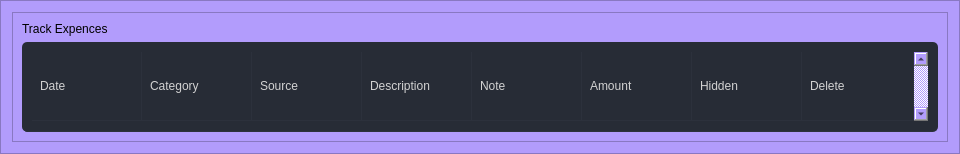
                  <widget class="QFrame" name="frame_39">
                   <property name="maximumSize">
                    <size>
                     <width>16777215</width>
                     <height>300</height>
                    </size>
                   </property>
                   <property name="styleSheet">
                    <string notr="true">background-color: rgb(178, 156, 252);</string>
                   </property>
                   <property name="frameShape">
                    <enum>QFrame::StyledPanel</enum>
                   </property>
                   <property name="frameShadow">
                    <enum>QFrame::Raised</enum>
                   </property>
                   <layout class="QVBoxLayout" name="verticalLayout_34">
                    <item>
                     <widget class="QFrame" name="frame_40">
                      <property name="frameShape">
                       <enum>QFrame::StyledPanel</enum>
                      </property>
                      <property name="frameShadow">
                       <enum>QFrame::Raised</enum>
                      </property>
                      <layout class="QVBoxLayout" name="verticalLayout_17">
                       <item>
                        <widget class="QLabel" name="label_16">
                         <property name="maximumSize">
                          <size>
                           <width>16777215</width>
                           <height>23</height>
                          </size>
                         </property>
                         <property name="styleSheet">
                          <string notr="true">font: 14pt &quot;Georgia&quot;;</string>
                         </property>
                         <property name="text">
                          <string>Track Expences</string>
                         </property>
                        </widget>
                       </item>
                       <item>
                        <widget class="QTableWidget" name="tableWidget">
                         <property name="enabled">
                          <bool>true</bool>
                         </property>
                         <property name="sizePolicy">
                          <sizepolicy hsizetype="Expanding" vsizetype="Expanding">
                           <horstretch>0</horstretch>
                           <verstretch>0</verstretch>
                          </sizepolicy>
                         </property>
                         <property name="palette">
                          <palette>
                           <active>
                            <colorrole role="WindowText">
                             <brush brushstyle="SolidPattern">
                              <color alpha="255">
                               <red>210</red>
                               <green>210</green>
                               <blue>210</blue>
                              </color>
                             </brush>
                            </colorrole>
                            <colorrole role="Button">
                             <brush brushstyle="SolidPattern">
                              <color alpha="255">
                               <red>39</red>
                               <green>44</green>
                               <blue>54</blue>
                              </color>
                             </brush>
                            </colorrole>
                            <colorrole role="Text">
                             <brush brushstyle="SolidPattern">
                              <color alpha="255">
                               <red>210</red>
                               <green>210</green>
                               <blue>210</blue>
                              </color>
                             </brush>
                            </colorrole>
                            <colorrole role="ButtonText">
                             <brush brushstyle="SolidPattern">
                              <color alpha="255">
                               <red>210</red>
                               <green>210</green>
                               <blue>210</blue>
                              </color>
                             </brush>
                            </colorrole>
                            <colorrole role="Base">
                             <brush brushstyle="SolidPattern">
                              <color alpha="255">
                               <red>39</red>
                               <green>44</green>
                               <blue>54</blue>
                              </color>
                             </brush>
                            </colorrole>
                            <colorrole role="Window">
                             <brush brushstyle="SolidPattern">
                              <color alpha="255">
                               <red>39</red>
                               <green>44</green>
                               <blue>54</blue>
                              </color>
                             </brush>
                            </colorrole>
                           </active>
                           <inactive>
                            <colorrole role="WindowText">
                             <brush brushstyle="SolidPattern">
                              <color alpha="255">
                               <red>210</red>
                               <green>210</green>
                               <blue>210</blue>
                              </color>
                             </brush>
                            </colorrole>
                            <colorrole role="Button">
                             <brush brushstyle="SolidPattern">
                              <color alpha="255">
                               <red>39</red>
                               <green>44</green>
                               <blue>54</blue>
                              </color>
                             </brush>
                            </colorrole>
                            <colorrole role="Text">
                             <brush brushstyle="SolidPattern">
                              <color alpha="255">
                               <red>210</red>
                               <green>210</green>
                               <blue>210</blue>
                              </color>
                             </brush>
                            </colorrole>
                            <colorrole role="ButtonText">
                             <brush brushstyle="SolidPattern">
                              <color alpha="255">
                               <red>210</red>
                               <green>210</green>
                               <blue>210</blue>
                              </color>
                             </brush>
                            </colorrole>
                            <colorrole role="Base">
                             <brush brushstyle="SolidPattern">
                              <color alpha="255">
                               <red>39</red>
                               <green>44</green>
                               <blue>54</blue>
                              </color>
                             </brush>
                            </colorrole>
                            <colorrole role="Window">
                             <brush brushstyle="SolidPattern">
                              <color alpha="255">
                               <red>39</red>
                               <green>44</green>
                               <blue>54</blue>
                              </color>
                             </brush>
                            </colorrole>
                           </inactive>
                           <disabled>
                            <colorrole role="WindowText">
                             <brush brushstyle="SolidPattern">
                              <color alpha="255">
                               <red>210</red>
                               <green>210</green>
                               <blue>210</blue>
                              </color>
                             </brush>
                            </colorrole>
                            <colorrole role="Button">
                             <brush brushstyle="SolidPattern">
                              <color alpha="255">
                               <red>39</red>
                               <green>44</green>
                               <blue>54</blue>
                              </color>
                             </brush>
                            </colorrole>
                            <colorrole role="Text">
                             <brush brushstyle="SolidPattern">
                              <color alpha="255">
                               <red>210</red>
                               <green>210</green>
                               <blue>210</blue>
                              </color>
                             </brush>
                            </colorrole>
                            <colorrole role="ButtonText">
                             <brush brushstyle="SolidPattern">
                              <color alpha="255">
                               <red>210</red>
                               <green>210</green>
                               <blue>210</blue>
                              </color>
                             </brush>
                            </colorrole>
                            <colorrole role="Base">
                             <brush brushstyle="SolidPattern">
                              <color alpha="255">
                               <red>39</red>
                               <green>44</green>
                               <blue>54</blue>
                              </color>
                             </brush>
                            </colorrole>
                            <colorrole role="Window">
                             <brush brushstyle="SolidPattern">
                              <color alpha="255">
                               <red>39</red>
                               <green>44</green>
                               <blue>54</blue>
                              </color>
                             </brush>
                            </colorrole>
                           </disabled>
                          </palette>
                         </property>
                         <property name="font">
                          <font>
                           <kerning>true</kerning>
                          </font>
                         </property>
                         <property name="styleSheet">
                          <string notr="true">QTableWidget {	
	background-color: rgb(39, 44, 54);
	padding: 10px;
	border-radius: 5px;
	gridline-color: rgb(44, 49, 60);
	border-bottom: 1px solid rgb(44, 49, 60);
}
QTableWidget::item{
	border-color: rgb(44, 49, 60);
	padding-left: 5px;
	padding-right: 5px;
	gridline-color: rgb(44, 49, 60);
}
QTableWidget::item:selected{
	background-color: rgb(85, 170, 255);
}
 QScrollBar:vertical {
	border: none;
    background: rgb(55, 34, 92);
    width: 10px;
    margin: 15px 0 15px 0;
	border-radius: 0px;
 }

/*  HANDLE BAR VERTICAL */
QScrollBar::handle:vertical {	
	background-color: rgb(155, 30, 178);
	min-height: 30px;
	border-radius: 7px;
}
QScrollBar::handle:vertical:pressed {	
	background-color: rgb(155, 30, 178);
}

/* BTN TOP - SCROLLBAR */
QScrollBar::sub-line:vertical {
	border: none;
	background-color: rgb(2, 21, 124);
	height: 15px;
	border-top-left-radius: 7px;
	border-top-right-radius: 7px;
	subcontrol-position: top;
	subcontrol-origin: margin;
}

/* BTN BOTTOM - SCROLLBAR */
QScrollBar::add-line:vertical {
	border: none;
	background-color: rgb(2, 21, 124);
	height: 15px;
	border-bottom-left-radius: 7px;
	border-bottom-right-radius: 7px;
	subcontrol-position: bottom;
	subcontrol-origin: margin;
}
</string>
                         </property>
                         <property name="frameShape">
                          <enum>QFrame::NoFrame</enum>
                         </property>
                         <property name="verticalScrollBarPolicy">
                          <enum>Qt::ScrollBarAlwaysOn</enum>
                         </property>
                         <property name="sizeAdjustPolicy">
                          <enum>QAbstractScrollArea::AdjustToContents</enum>
                         </property>
                         <property name="editTriggers">
                          <set>QAbstractItemView::NoEditTriggers</set>
                         </property>
                         <property name="alternatingRowColors">
                          <bool>false</bool>
                         </property>
                         <property name="selectionMode">
                          <enum>QAbstractItemView::SingleSelection</enum>
                         </property>
                         <property name="selectionBehavior">
                          <enum>QAbstractItemView::SelectRows</enum>
                         </property>
                         <property name="showGrid">
                          <bool>true</bool>
                         </property>
                         <property name="gridStyle">
                          <enum>Qt::SolidLine</enum>
                         </property>
                         <property name="sortingEnabled">
                          <bool>false</bool>
                         </property>
                         <attribute name="horizontalHeaderVisible">
                          <bool>false</bool>
                         </attribute>
                         <attribute name="horizontalHeaderCascadingSectionResizes">
                          <bool>true</bool>
                         </attribute>
                         <attribute name="horizontalHeaderDefaultSectionSize">
                          <number>110</number>
                         </attribute>
                         <attribute name="horizontalHeaderStretchLastSection">
                          <bool>true</bool>
                         </attribute>
                         <attribute name="verticalHeaderVisible">
                          <bool>false</bool>
                         </attribute>
                         <attribute name="verticalHeaderCascadingSectionResizes">
                          <bool>false</bool>
                         </attribute>
                         <attribute name="verticalHeaderHighlightSections">
                          <bool>false</bool>
                         </attribute>
                         <attribute name="verticalHeaderStretchLastSection">
                          <bool>true</bool>
                         </attribute>
                         <row>
                          <property name="text">
                           <string>New Row</string>
                          </property>
                          <property name="font">
                           <font>
                            <family>Segoe UI</family>
                           </font>
                          </property>
                         </row>
                         <column>
                          <property name="text">
                           <string>0</string>
                          </property>
                         </column>
                         <column>
                          <property name="text">
                           <string>1</string>
                          </property>
                         </column>
                         <column>
                          <property name="text">
                           <string>2</string>
                          </property>
                         </column>
                         <column>
                          <property name="text">
                           <string>3</string>
                          </property>
                         </column>
                         <column>
                          <property name="text">
                           <string>4</string>
                          </property>
                         </column>
                         <column>
                          <property name="text">
                           <string>5</string>
                          </property>
                         </column>
                         <column>
                          <property name="text">
                           <string>6</string>
                          </property>
                         </column>
                         <column>
                          <property name="text">
                           <string>7</string>
                          </property>
                         </column>
                         <item row="0" column="0">
                          <property name="text">
                           <string>Date</string>
                          </property>
                         </item>
                         <item row="0" column="1">
                          <property name="text">
                           <string>Category</string>
                          </property>
                         </item>
                         <item row="0" column="2">
                          <property name="text">
                           <string>Source</string>
                          </property>
                         </item>
                         <item row="0" column="3">
                          <property name="text">
                           <string>Description</string>
                          </property>
                         </item>
                         <item row="0" column="4">
                          <property name="text">
                           <string>Note</string>
                          </property>
                         </item>
                         <item row="0" column="5">
                          <property name="text">
                           <string>Amount</string>
                          </property>
                         </item>
                         <item row="0" column="6">
                          <property name="text">
                           <string>Hidden</string>
                          </property>
                         </item>
                         <item row="0" column="7">
                          <property name="text">
                           <string>Delete</string>
                          </property>
                         </item>
                        </widget>
                       </item>
                      </layout>
                     </widget>
                    </item>
                   </layout>
                  </widget>
